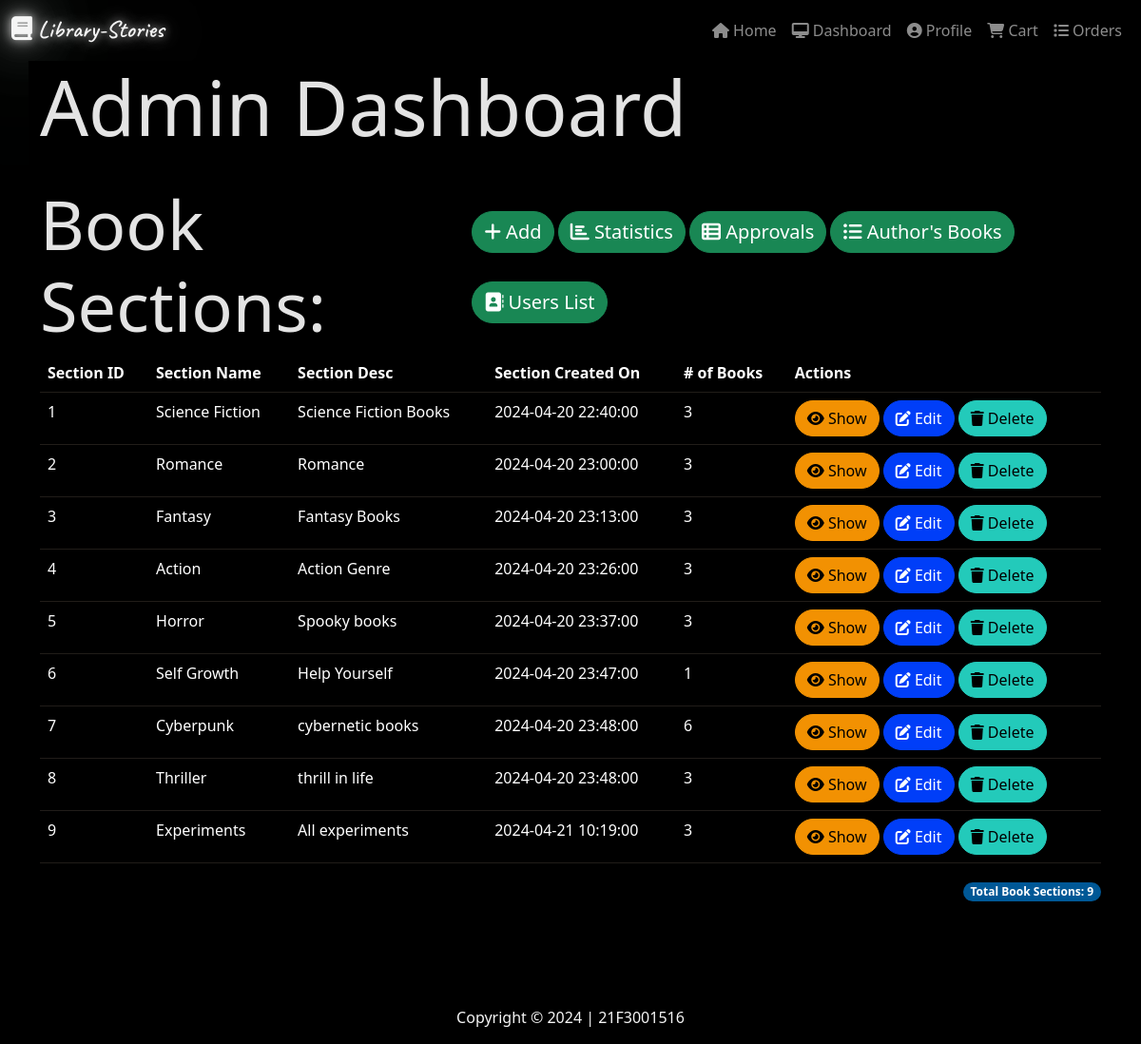
The page /admin (signed in) on the database its author committed.
### models.py (models this page shows)
class Section(db.Model):
        id = db.Column(db.Integer, primary_key=True)
        name = db.Column(db.String(32), unique=True, nullable=False)
        desc = db.Column(db.String(256), nullable=True)
        date_created = db.Column(db.DateTime, nullable=False)
        books = db.relationship('book', backref='Section', lazy=True, cascade='all, delete-orphan')

### routes.py (the view)
@app.route('/admin')
@admin_required
def admin():
    sections = Section.query.all()
    return render_template('admin/admin.html', user=current_user(), sections=sections)

### routes.py (called while the page is built)
def admin_required(f):
    @wraps(f)
    def inner(*args, **kwargs):
        if 'user_id' not in session:
            flash('Please Login to Continue')
            return redirect(url_for('login'))
        user = User.query.get(session['user_id'])
        if not user.is_admin:
            flash('You do not have the required permission to access this page')
            return redirect(url_for('index'))
        return f(*args, **kwargs)
    return inner

def current_user():
        user0 = User.query.get(session['user_id'])
        return user0

### templates/admin/admin.html (shortened to what this page needs)
{% extends 'layout.html' %}
{% block content %}
<h1 class="display-1">Admin Dashboard</h1>
<div class="sections_add">
    <div class="d-flex justify-content-between">
            <div class="d-flex justify-content-start">
                <div><br>
                    <h2 class="display-2">Book Sections:</h2>
                </div>
            </div>
            <div>
                <br>
                <div>
                    <a href="{{url_for('add_section')}}" class="btn btn-success" style="margin-top:30px; border-radius:30px; font-size:20px">
                        <i class="fas fa-plus    "></i>
                        Add
                    </a>
                    <a href="{{url_for('admin_stats')}}" class="btn btn-success" style="margin-top:30px; border-radius:30px; font-size:20px">
                        <i class="fa fa-bar-chart" aria-hidden="true"></i>
                        Statistics
                    </a>
                    <a href="{{url_for('approvals')}}" class="btn btn-success" style="margin-top:30px; border-radius:30px; font-size:20px">
                        <i class="fa fa-th-list" aria-hidden="true"></i>
                        Approvals
                    </a>
                    <a href="{{url_for('admin_author')}}" class="btn btn-success" style="margin-top:30px; border-radius:30px; font-size:20px">
                        <i class="fa fa-list-ul" aria-hidden="true"></i>
                        Author's Books
                    </a>
                    <a href="{{url_for('user_list')}}" class="btn btn-success" style="margin-top:30px; border-radius:30px; font-size:20px">
                        <i class="fa fa-address-book" aria-hidden="true"></i>
                        Users List
                    </a>
                </div>
            </div>
    </div>
</div>
<table class="table">
    <thead>
        <tr>
            <th>Section ID</th>
            <th>Section Name</th>
            <th>Section Desc</th>
            <th>Section Created On</th>
            <th># of Books</th>
            <th>Actions</th>
        </tr>
    </thead>
    <tbody>
        {% for section in sections %}
        <tr>
            <td>{{section.id}}</td>
            <td>{{section.name}}</td>
            <td>{{section.desc}}</td>
            <td>{{section.date_created}}</td>
            <td>{{section.books|length}}</td>
            <td>
                <a href="{{url_for('show_section', id=section.id)}}" class="btn btn-primary" style="border-radius:30px">
                    <i class="fas fa-eye" aria-hidden="true"   ></i>
                    Show
                </a>
                <a href="{{url_for('edit_section', id=section.id)}}" class="btn btn-warning" style="border-radius:30px">
                    <i class="fas fa-edit    "></i>
                    Edit
                </a>
                <a href="{{url_for('delete_section', id=section.id)}}" class="btn btn-danger" style="border-radius:30px">
                    <i class="fas fa-trash    "></i>
                    Delete
                </a>
            </td>
        </tr>
        {% endfor %}
    </tbody>
</table>
<div class="totals" align="right">
    <span class="badge badge-pill" style="border-radius:30px;background:rgb(0, 88, 150)"> Total Book Sections: {{ sections|length }}</span>
</div>
{% endblock %}

### templates/layout.html (style rules this page uses)
#body { background-color: #000000; color:whitesmoke }
.table { filter: invert(1); }

### rows shown on the page
Section: id "1", name "Science Fiction", desc "Science Fiction Books", date_created "2024-04-20 22:40:00", books|length "3"
Section: id "2", name "Romance", desc "Romance", date_created "2024-04-20 23:00:00", books|length "3"
Section: id "3", name "Fantasy", desc "Fantasy Books", date_created "2024-04-20 23:13:00", books|length "3"
Section: id "4", name "Action", desc "Action Genre", date_created "2024-04-20 23:26:00", books|length "3"
Section: id "5", name "Horror", desc "Spooky books", date_created "2024-04-20 23:37:00", books|length "3"
Section: id "6", name "Self Growth", desc "Help Yourself", date_created "2024-04-20 23:47:00", books|length "1"
Section: id "7", name "Cyberpunk", desc "cybernetic books", date_created "2024-04-20 23:48:00", books|length "6"
Section: id "8", name "Thriller", desc "thrill in life", date_created "2024-04-20 23:48:00", books|length "3"
Section: id "9", name "Experiments", desc "All experiments", date_created "2024-04-21 10:19:00", books|length "3"

### other values the page prints
{{ sections|length }} "9"
